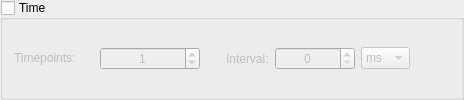
        <widget class="QGroupBox" name="time_groupBox">
         <property name="enabled">
          <bool>true</bool>
         </property>
         <property name="maximumSize">
          <size>
           <width>16777215</width>
           <height>200</height>
          </size>
         </property>
         <property name="title">
          <string>Time</string>
         </property>
         <property name="checkable">
          <bool>true</bool>
         </property>
         <property name="checked">
          <bool>false</bool>
         </property>
         <layout class="QGridLayout" name="gridLayout_3">
          <item row="0" column="2">
           <spacer name="horizontalSpacer">
            <property name="orientation">
             <enum>Qt::Horizontal</enum>
            </property>
            <property name="sizeType">
             <enum>QSizePolicy::Fixed</enum>
            </property>
            <property name="sizeHint" stdset="0">
             <size>
              <width>20</width>
              <height>20</height>
             </size>
            </property>
           </spacer>
          </item>
          <item row="0" column="1">
           <widget class="QSpinBox" name="timepoints_spinBox">
            <property name="minimumSize">
             <size>
              <width>100</width>
              <height>0</height>
             </size>
            </property>
            <property name="maximumSize">
             <size>
              <width>16777215</width>
              <height>16777215</height>
             </size>
            </property>
            <property name="alignment">
             <set>Qt::AlignCenter</set>
            </property>
            <property name="maximum">
             <number>1000000</number>
            </property>
            <property name="value">
             <number>1</number>
            </property>
           </widget>
          </item>
          <item row="0" column="5">
           <widget class="QComboBox" name="time_comboBox">
            <property name="maximumSize">
             <size>
              <width>65</width>
              <height>16777215</height>
             </size>
            </property>
            <property name="currentText">
             <string>ms</string>
            </property>
            <item>
             <property name="text">
              <string>ms</string>
             </property>
            </item>
            <item>
             <property name="text">
              <string>sec</string>
             </property>
            </item>
            <item>
             <property name="text">
              <string>min</string>
             </property>
            </item>
           </widget>
          </item>
          <item row="0" column="0">
           <widget class="QLabel" name="label_3">
            <property name="sizePolicy">
             <sizepolicy hsizetype="Fixed" vsizetype="Fixed">
              <horstretch>0</horstretch>
              <verstretch>0</verstretch>
             </sizepolicy>
            </property>
            <property name="minimumSize">
             <size>
              <width>80</width>
              <height>0</height>
             </size>
            </property>
            <property name="maximumSize">
             <size>
              <width>80</width>
              <height>16777215</height>
             </size>
            </property>
            <property name="text">
             <string>Timepoints:</string>
            </property>
           </widget>
          </item>
          <item row="0" column="4">
           <widget class="QSpinBox" name="interval_spinBox">
            <property name="minimumSize">
             <size>
              <width>80</width>
              <height>0</height>
             </size>
            </property>
            <property name="maximumSize">
             <size>
              <width>50</width>
              <height>16777215</height>
             </size>
            </property>
            <property name="alignment">
             <set>Qt::AlignCenter</set>
            </property>
            <property name="maximum">
             <number>1000000</number>
            </property>
            <property name="value">
             <number>0</number>
            </property>
           </widget>
          </item>
          <item row="0" column="3">
           <widget class="QLabel" name="label_4">
            <property name="maximumSize">
             <size>
              <width>50</width>
              <height>16777215</height>
             </size>
            </property>
            <property name="text">
             <string>Interval:</string>
            </property>
           </widget>
          </item>
          <item row="0" column="6">
           <spacer name="horizontalSpacer_2">
            <property name="orientation">
             <enum>Qt::Horizontal</enum>
            </property>
            <property name="sizeHint" stdset="0">
             <size>
              <width>40</width>
              <height>20</height>
             </size>
            </property>
           </spacer>
          </item>
         </layout>
        </widget>
